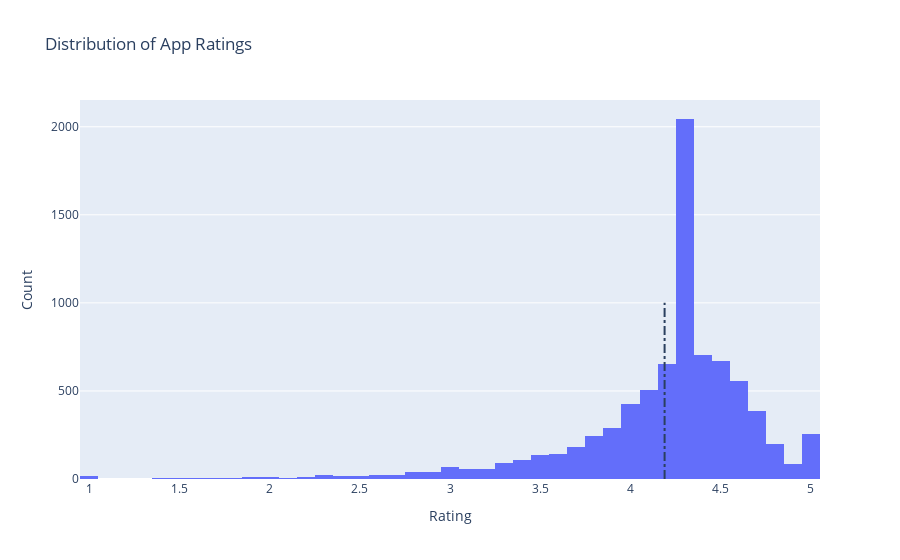

Notebook code for this chart:
### Markdown cell above
### 3) Average Rating of Categories

### Code cell
import plotly.graph_objects as go
import plotly.offline as pyo

# Calculate the average app rating
avg_app_rating = apps["Rating"].mean()
print('Average app rating = ', avg_app_rating)

# Create the histogram for the distribution of app ratings
data = [go.Histogram(x=apps['Rating'])]

# Layout for the plot including a vertical dashed line for the average rating
layout = go.Layout(
    shapes=[{
        'type': 'line',
        'x0': avg_app_rating,
        'y0': 0,
        'x1': avg_app_rating,
        'y1': 1000,
        'line': {'dash': 'dashdot'}
    }],
    title='Distribution of App Ratings',
    xaxis_title='Rating',
    yaxis_title='Count'
)

# Plot the histogram
pyo.iplot({'data': data, 'layout': layout})

### Figure 1 — Plotly figure (JSON) as saved in the notebook; plotly's stock layout.template omitted (floating-point values rounded to 4 significant figures; data arrays with more than 128 entries replaced by an {"elided": "..."} marker saying what was removed)
{"data": [{"type": "histogram", "x": {"elided": "8114 float values"}}], "layout": {"shapes": [{"line": {"dash": "dashdot"}, "type": "line", "x0": 4.189, "x1": 4.189, "y0": 0, "y1": 1000}], "title": {"text": "Distribution of App Ratings"}, "xaxis": {"title": {"text": "Rating"}}, "yaxis": {"title": {"text": "Count"}}}}
